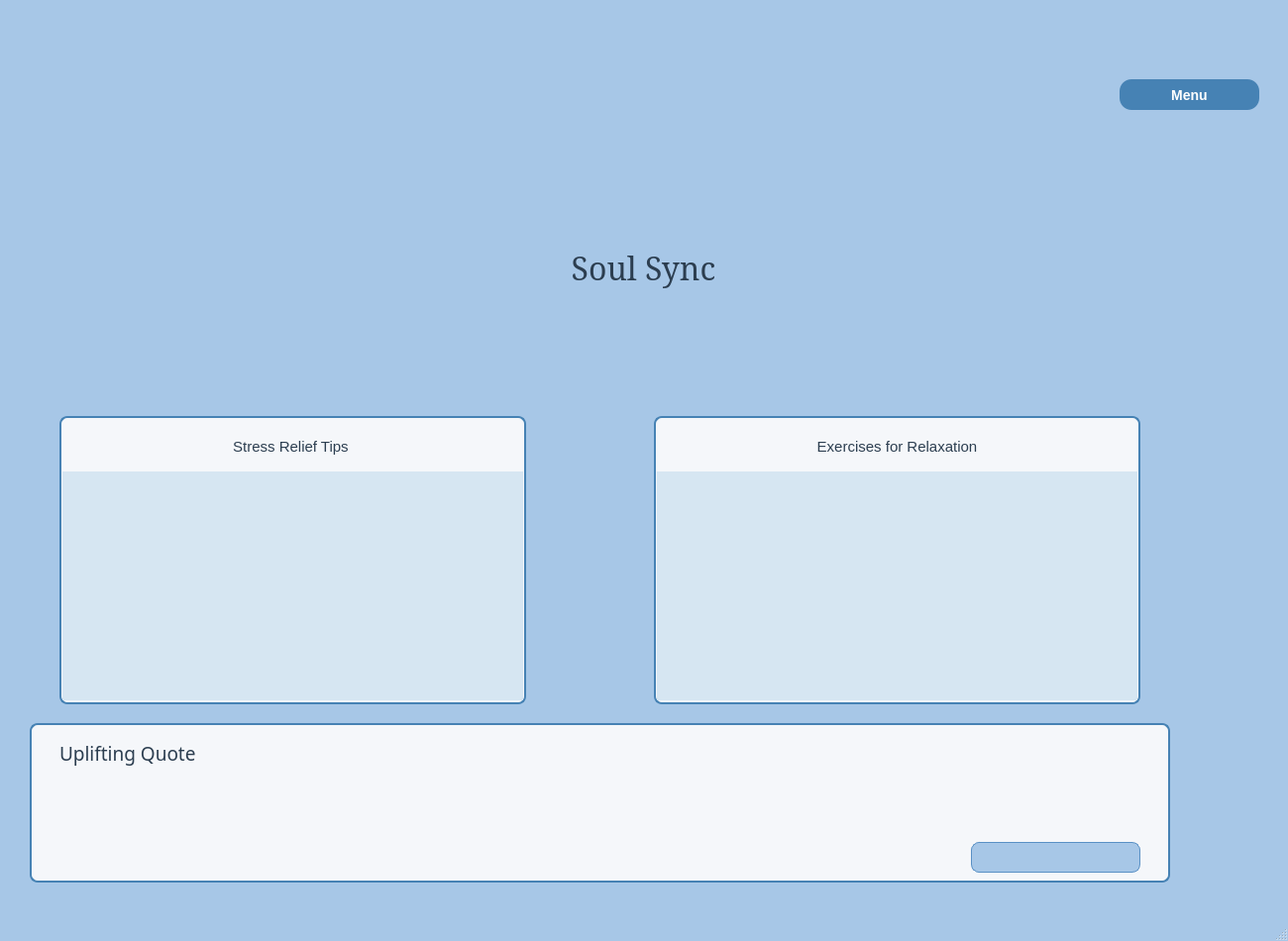
<?xml version="1.0" encoding="UTF-8"?>
<ui version="4.0">
 <class>MainWindow</class>
 <widget class="QMainWindow" name="MainWindow">
  <property name="geometry">
   <rect>
    <x>0</x>
    <y>0</y>
    <width>1300</width>
    <height>950</height>
   </rect>
  </property>
  <property name="palette">
   <palette>
    <active>
     <colorrole role="Base">
      <brush brushstyle="SolidPattern">
       <color alpha="255">
        <red>255</red>
        <green>255</green>
        <blue>255</blue>
       </color>
      </brush>
     </colorrole>
     <colorrole role="Window">
      <brush brushstyle="SolidPattern">
       <color alpha="255">
        <red>167</red>
        <green>199</green>
        <blue>231</blue>
       </color>
      </brush>
     </colorrole>
    </active>
    <inactive>
     <colorrole role="Base">
      <brush brushstyle="SolidPattern">
       <color alpha="255">
        <red>255</red>
        <green>255</green>
        <blue>255</blue>
       </color>
      </brush>
     </colorrole>
     <colorrole role="Window">
      <brush brushstyle="SolidPattern">
       <color alpha="255">
        <red>167</red>
        <green>199</green>
        <blue>231</blue>
       </color>
      </brush>
     </colorrole>
    </inactive>
    <disabled>
     <colorrole role="Base">
      <brush brushstyle="SolidPattern">
       <color alpha="255">
        <red>167</red>
        <green>199</green>
        <blue>231</blue>
       </color>
      </brush>
     </colorrole>
     <colorrole role="Window">
      <brush brushstyle="SolidPattern">
       <color alpha="255">
        <red>167</red>
        <green>199</green>
        <blue>231</blue>
       </color>
      </brush>
     </colorrole>
    </disabled>
   </palette>
  </property>
  <property name="windowTitle">
   <string>MainWindow</string>
  </property>
  <widget class="QWidget" name="centralwidget">
   <widget class="QLabel" name="label">
    <property name="geometry">
     <rect>
      <x>554</x>
      <y>50</y>
      <width>191</width>
      <height>181</height>
     </rect>
    </property>
    <property name="text">
     <string/>
    </property>
    <property name="pixmap">
     <pixmap>soul_sync_logo.jpg</pixmap>
    </property>
    <property name="scaledContents">
     <bool>true</bool>
    </property>
   </widget>
   <widget class="QLabel" name="label_2">
    <property name="geometry">
     <rect>
      <x>554</x>
      <y>250</y>
      <width>191</width>
      <height>41</height>
     </rect>
    </property>
    <property name="font">
     <font>
      <family>MS Serif</family>
      <pointsize>24</pointsize>
     </font>
    </property>
    <property name="styleSheet">
     <string notr="true">QLabel{color: #2C3E50;
}</string>
    </property>
    <property name="text">
     <string>Soul Sync</string>
    </property>
    <property name="scaledContents">
     <bool>false</bool>
    </property>
    <property name="alignment">
     <set>Qt::AlignCenter</set>
    </property>
   </widget>
   <widget class="QLabel" name="result_label">
    <property name="geometry">
     <rect>
      <x>70</x>
      <y>320</y>
      <width>801</width>
      <height>81</height>
     </rect>
    </property>
    <property name="font">
     <font>
      <pointsize>11</pointsize>
     </font>
    </property>
    <property name="styleSheet">
     <string notr="true">QLabel{color: #2C3E50;
}</string>
    </property>
    <property name="text">
     <string/>
    </property>
    <property name="alignment">
     <set>Qt::AlignLeading|Qt::AlignLeft|Qt::AlignTop</set>
    </property>
   </widget>
   <widget class="QGroupBox" name="groupBox">
    <property name="geometry">
     <rect>
      <x>60</x>
      <y>420</y>
      <width>471</width>
      <height>291</height>
     </rect>
    </property>
    <property name="styleSheet">
     <string notr="true">QGroupBox {
    background-color: #F5F7FA; 
    color: #333333;
    font-size: 16px;
    font-family: &quot;Arial&quot;, sans-serif;
    border: 2px solid #4682B4; 
    border-radius: 8px; 
    padding: 10px;
}


QGroupBox:focus {
    border: 2px solid #5A9BD6; 
    background-color: #FFFFFF; 
}
</string>
    </property>
    <property name="title">
     <string/>
    </property>
    <widget class="QLabel" name="tips_label">
     <property name="geometry">
      <rect>
       <x>3</x>
       <y>56</y>
       <width>465</width>
       <height>231</height>
      </rect>
     </property>
     <property name="styleSheet">
      <string notr="true">QLabel{background-color: #D6E6F2;
 color: #6D6D6D;
}</string>
     </property>
     <property name="text">
      <string/>
     </property>
     <property name="alignment">
      <set>Qt::AlignLeading|Qt::AlignLeft|Qt::AlignTop</set>
     </property>
    </widget>
    <widget class="QLabel" name="label_4">
     <property name="geometry">
      <rect>
       <x>10</x>
       <y>10</y>
       <width>451</width>
       <height>41</height>
      </rect>
     </property>
     <property name="font">
      <font>
       <pointsize>11</pointsize>
      </font>
     </property>
     <property name="styleSheet">
      <string notr="true">QLabel{color: #2C3E50;
}</string>
     </property>
     <property name="text">
      <string>Stress Relief Tips </string>
     </property>
     <property name="alignment">
      <set>Qt::AlignCenter</set>
     </property>
    </widget>
   </widget>
   <widget class="QGroupBox" name="groupBox_2">
    <property name="geometry">
     <rect>
      <x>660</x>
      <y>420</y>
      <width>491</width>
      <height>291</height>
     </rect>
    </property>
    <property name="styleSheet">
     <string notr="true">QGroupBox {
    background-color: #F5F7FA; 
    color: #333333;
    font-size: 16px;
    font-family: &quot;Arial&quot;, sans-serif;
    border: 2px solid #4682B4; 
    border-radius: 8px; 
    padding: 10px;
}


QGroupBox:focus {
    border: 2px solid #5A9BD6; 
    background-color: rgba(214, 230, 242, 0.85);
}
</string>
    </property>
    <property name="title">
     <string/>
    </property>
    <widget class="QLabel" name="label_7">
     <property name="geometry">
      <rect>
       <x>10</x>
       <y>10</y>
       <width>471</width>
       <height>41</height>
      </rect>
     </property>
     <property name="font">
      <font>
       <pointsize>11</pointsize>
      </font>
     </property>
     <property name="styleSheet">
      <string notr="true">QLabel{color: #2C3E50;
}</string>
     </property>
     <property name="text">
      <string>Exercises for Relaxation</string>
     </property>
     <property name="alignment">
      <set>Qt::AlignCenter</set>
     </property>
    </widget>
    <widget class="QLabel" name="exercise_label">
     <property name="geometry">
      <rect>
       <x>3</x>
       <y>56</y>
       <width>485</width>
       <height>231</height>
      </rect>
     </property>
     <property name="styleSheet">
      <string notr="true">QLabel{background-color: #D6E6F2;
 color: #6D6D6D;
}</string>
     </property>
     <property name="text">
      <string/>
     </property>
     <property name="alignment">
      <set>Qt::AlignLeading|Qt::AlignLeft|Qt::AlignTop</set>
     </property>
    </widget>
   </widget>
   <widget class="QGroupBox" name="groupBox_3">
    <property name="geometry">
     <rect>
      <x>30</x>
      <y>730</y>
      <width>1151</width>
      <height>161</height>
     </rect>
    </property>
    <property name="styleSheet">
     <string notr="true">QGroupBox {
    background-color: #F5F7FA; 
    color: #333333;
    font-size: 16px;
    font-family: &quot;Arial&quot;, sans-serif;
    border: 2px solid #4682B4; 
    border-radius: 8px; 
    padding: 10px;
}


QGroupBox:focus {
    border: 2px solid #5A9BD6; 
    background-color: #FFFFFF; 
}
</string>
    </property>
    <property name="title">
     <string/>
    </property>
    <widget class="QGroupBox" name="groupBox_4">
     <property name="geometry">
      <rect>
       <x>950</x>
       <y>110</y>
       <width>171</width>
       <height>41</height>
      </rect>
     </property>
     <property name="styleSheet">
      <string notr="true">QGroupBox {
    border: 1px solid #5a91c5;  
    border-radius: 8px;  
    background-color: #a7c7e7; 
    padding: 10px;  
    margin-top: 10px;  
    font: bold 12pt &quot;Arial&quot;; 
    color: #2c3e50;  
}</string>
     </property>
     <property name="title">
      <string/>
     </property>
     <widget class="QLabel" name="owner_label">
      <property name="geometry">
       <rect>
        <x>10</x>
        <y>15</y>
        <width>151</width>
        <height>21</height>
       </rect>
      </property>
      <property name="text">
       <string/>
      </property>
      <property name="alignment">
       <set>Qt::AlignCenter</set>
      </property>
     </widget>
    </widget>
    <widget class="QLabel" name="quote_label">
     <property name="geometry">
      <rect>
       <x>26</x>
       <y>70</y>
       <width>1111</width>
       <height>31</height>
      </rect>
     </property>
     <property name="font">
      <font>
       <pointsize>10</pointsize>
       <italic>true</italic>
      </font>
     </property>
     <property name="styleSheet">
      <string notr="true">QLabel{color: #2C3E50;
}</string>
     </property>
     <property name="text">
      <string/>
     </property>
     <property name="alignment">
      <set>Qt::AlignCenter</set>
     </property>
    </widget>
    <widget class="QLabel" name="label_9">
     <property name="geometry">
      <rect>
       <x>30</x>
       <y>10</y>
       <width>261</width>
       <height>41</height>
      </rect>
     </property>
     <property name="font">
      <font>
       <family>Sitka Subheading Semibold</family>
       <pointsize>14</pointsize>
      </font>
     </property>
     <property name="styleSheet">
      <string notr="true">QLabel{color: #2C3E50;
}</string>
     </property>
     <property name="text">
      <string>Uplifting Quote</string>
     </property>
    </widget>
   </widget>
   <widget class="QPushButton" name="menu_btn">
    <property name="geometry">
     <rect>
      <x>1130</x>
      <y>80</y>
      <width>141</width>
      <height>31</height>
     </rect>
    </property>
    <property name="styleSheet">
     <string notr="true">QPushButton {
    background-color: #4682B4;
    color: white;
    font-size: 14px;
    font-weight: bold;
    border: none;
    border-radius: 12px; 
    padding: 10px 20px;
    min-width: 100px;
    transition: background-color 0.3s ease-in-out, transform 0.1s;
}


QPushButton:hover {
    background-color: #5A9BD6;
}


QPushButton:pressed {
    background-color: #36648B;
    transform: scale(0.98); 
}
</string>
    </property>
    <property name="text">
     <string>Menu</string>
    </property>
   </widget>
  </widget>
  <widget class="QMenuBar" name="menubar">
   <property name="geometry">
    <rect>
     <x>0</x>
     <y>0</y>
     <width>1300</width>
     <height>22</height>
    </rect>
   </property>
  </widget>
  <widget class="QStatusBar" name="statusbar"/>
 </widget>
 <resources/>
 <connections/>
</ui>
